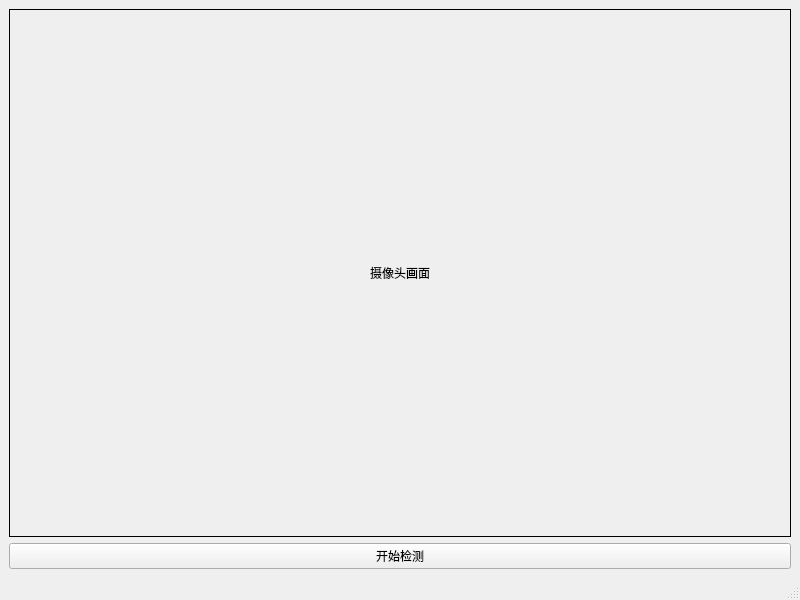
<?xml version="1.0" encoding="UTF-8"?>
<ui version="4.0">
 <class>MainWindow</class>
 <widget class="QMainWindow" name="MainWindow">
  <property name="geometry">
   <rect><x>0</x><y>0</y><width>800</width><height>600</height></rect>
  </property>
  <property name="windowTitle">
   <string>表情识别</string>
  </property>
  <widget class="QWidget" name="centralwidget">
   <layout class="QVBoxLayout" name="verticalLayout" stretch="5,1">
    <item>
     <widget class="QLabel" name="videoLabel">
      <property name="minimumSize">
       <size><width>640</width><height>480</height></size>
      </property>
      <property name="frameShape">
       <enum>QFrame::Box</enum>
      </property>
      <property name="alignment">
       <set>Qt::AlignCenter</set>
      </property>
      <property name="text">
       <string>摄像头画面</string>
      </property>
     </widget>
    </item>
    <item>
     <widget class="QPushButton" name="startButton">
      <property name="text">
       <string>开始检测</string>
      </property>
     </widget>
    </item>
   </layout>
  </widget>
  <widget class="QMenuBar" name="menubar"/>
  <widget class="QStatusBar" name="statusbar"/>
 </widget>
 <resources/>
 <connections/>
</ui>
